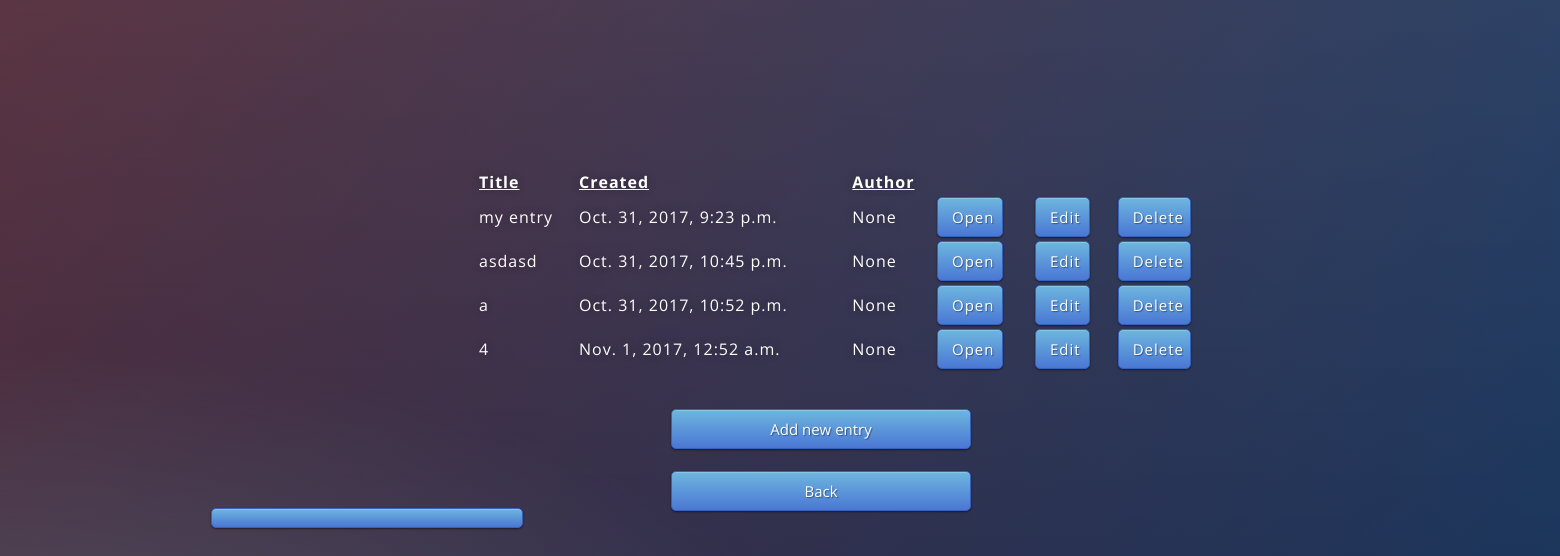
Before: /notebook/1/ (signed in) with the older database file.
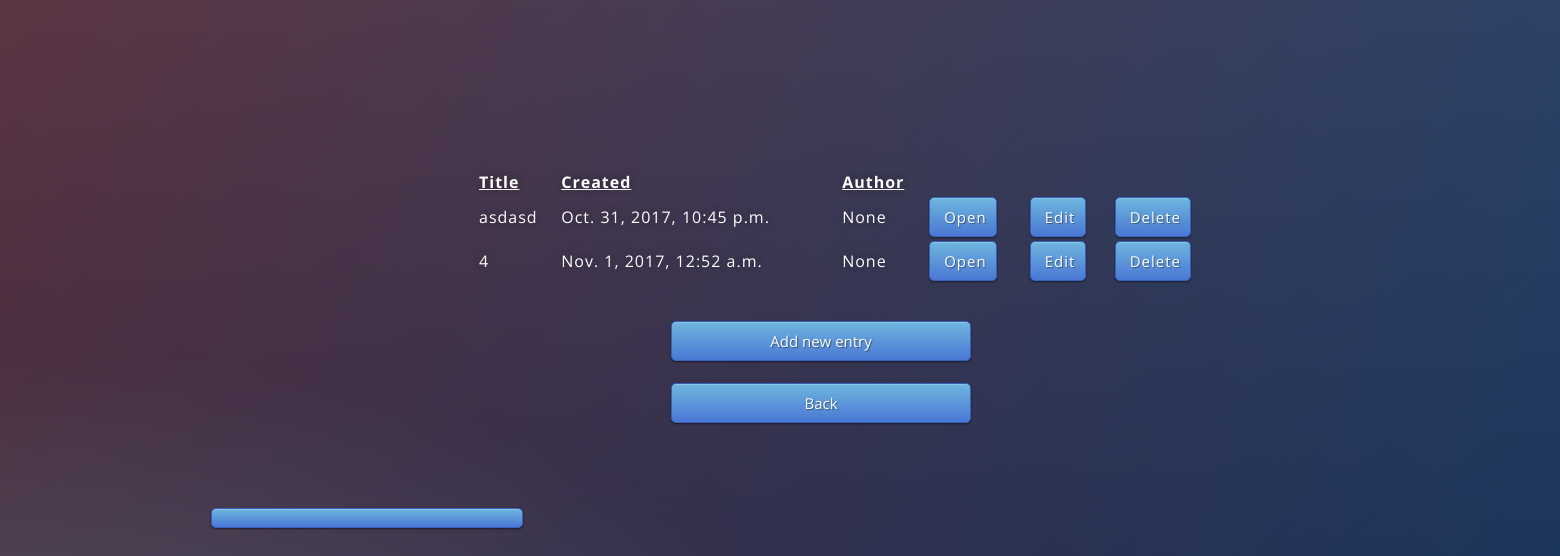
After: the same page with the newer database file.
### notebook/models.py (models this page shows, shortened)
class Note(models.Model):
    title = models.CharField(max_length=20)
    text = models.CharField(max_length=120)
    created = models.DateTimeField(auto_now_add=True)
    author = models.ForeignKey(User, null=True, blank=True)
    notebook = models.ForeignKey(Notebook, on_delete=models.CASCADE)

### notebook/views.py (the view)
# urls.py: url(r'^(?P<pk>[0-9]+)/$', login_required(views.NoteView.as_view()), name='all-notes'),
class NoteView(generic.ListView):
    template_name = 'notebook/note.html'
    context_object_name = 'notes'
    def get_queryset(self):
        notebook = get_object_or_404(Notebook, pk=self.kwargs['pk'])
        return Note.objects.filter(notebook__exact=notebook)

### notebook/templates/notebook/note.html (shortened to what this page needs)
<div class="note">
   {% if notes %}
   <p>
<table style="width:50%">
  <tr>
    <th><u>Title</u></th>
    <th><u>Created</u></th>
    <th><u>Author</u></th>
    <th></th>
    <th></th>
    <th></th>
  </tr>
  {% for note in notes %}
  <tr>
    <td>{{note.title}}</td>
    <td>{{note.created}}</td>
    <td>{{note.author}}</td>
    <td><a href="{% url 'notebook:detail-note' note.notebook.id note.id %}" style="text-decoration:none" style="display: inline" class="btn btn-primary btn-block btn-large">Open</button></td>
    <td><a href="{% url 'notebook:edit' note.notebook.id note.id %}" style="text-decoration:none" style="display: inline" class="btn btn-primary btn-block btn-large">Edit</button></td>
    <td><a href="{% url 'notebook:delete' note.notebook.id note.id %}" style="text-decoration:none" style="display: inline" class="btn btn-primary btn-block btn-large">Delete</button></td>
  </tr>
  {% endfor %}
</table>
</p>
{% else %}
<h3>No notes are available</h3>
{% endif %}
<br/>
<a href="add-note/" style="text-decoration:none" button type="submit" class="btn btn-primary btn-block2 btn-large">Add new entry</button></a>
<br/>
<a href="{% url 'notebook:home'  %}" style="text-decoration:none" style="display: inline" button type="submit" class="btn btn-primary btn-block2 btn-large">Back</button>
<br />
</div>

### notebook/templates/notebook/note.html (style rules this page uses)
.btn { display: inline-block; *display: inline; *zoom: 1; padding: 4px 10px 4px; margin-bottom: 0; font-size: 13px; line-height: 18px; color: #333333; text-align: center;text-shadow: 0 1px 1px rgba(255, 255, 255, 0.75); vertical-align: middle; background-color: #f5f5f5; background-image: -moz-linear-gradient(top, #ffffff, #e6e6e6); background-image: -ms-linear-gradient(top, #ffffff, #e6e6e6); background-image: -webkit-gradient(linear, 0 0, 0 100%, from(#ffffff), to(#e6e6e6)); background-image: -webkit-linear-gradient(top, #ffffff, #e6e6e6); background-image: -o-linear-gradient(top, #ffffff, #e6e6e6); background-image: linear-gradient(top, #ffffff, #e6e6e6); background-repeat: repeat-x; filter: progid:dximagetransform.microsoft.gradient(startColorstr=#ffffff, endColorstr=#e6e6e6, GradientType=0); border-color: #e6e6e6 #e6e6e6 #e6e6e6; border-color: rgba(0, 0, 0, 0.1) rgba(0, 0, 0, 0.1) rgba(0, 0, 0, 0.25); border: 1px solid #e6e6e6; -webkit-border-radius: 4px; -moz-border-radius: 4px; border-radius: 4px; -webkit-box-shadow: inset 0 1px 0 rgba(255, 255, 255, 0.2), 0 1px 2px rgba(0, 0, 0, 0.05); -moz-box-shadow: inset 0 1px 0 rgba(255, 255, 255, 0.2), 0 1px 2px rgba(0, 0, 0, 0.05); box-shadow: inset 0 1px 0 rgba(255, 255, 255, 0.2), 0 1px 2px rgba(0, 0, 0, 0.05); cursor: pointer; *margin-left: .3em; }
.btn-large { padding: 9px 14px; font-size: 15px; line-height: normal; -webkit-border-radius: 5px; -moz-border-radius: 5px; border-radius: 5px; }
.btn-primary, .btn-primary:hover { text-shadow: 0 -1px 0 rgba(0, 0, 0, 0.25); color: #ffffff; }
.btn-primary { background-color: #4a77d4; background-image: -moz-linear-gradient(top, #6eb6de, #4a77d4); background-image: -ms-linear-gradient(top, #6eb6de, #4a77d4); background-image: -webkit-gradient(linear, 0 0, 0 100%, from(#6eb6de), to(#4a77d4)); background-image: -webkit-linear-gradient(top, #6eb6de, #4a77d4); background-image: -o-linear-gradient(top, #6eb6de, #4a77d4); background-image: linear-gradient(top, #6eb6de, #4a77d4); background-repeat: repeat-x; filter: progid:dximagetransform.microsoft.gradient(startColorstr=#6eb6de, endColorstr=#4a77d4, GradientType=0); border: 1px solid #3762bc; text-shadow: 1px 1px 1px rgba(0,0,0,0.4); box-shadow: inset 0 1px 0 rgba(255, 255, 255, 0.2), 0 1px 2px rgba(0, 0, 0, 0.5); }
.btn-block2 { width: 20%; display:block;position: relative; left: 13%; }
.btn-block { width: 70%; height: 10%;display:inline-block; }
th { text-align: left; color: #FFF; }
tr { text-align: left; color: #FFF; }
* { -webkit-box-sizing:border-box; -moz-box-sizing:border-box; -ms-box-sizing:border-box; -o-box-sizing:border-box; box-sizing:border-box; }
.note { position: relative; top:20%; left:30%; width:1500px; height:500px; }
.note p { color: #fff; text-shadow: 0 0 10px rgba(0,0,0,0.3); letter-spacing:1px; text-align:center; font-size: 15px }

Changed rows visible on the page:
removed Note: title "my entry", created "Oct. 31, 2017, 9:23 p.m.", author "None"
removed Note: title "a", created "Oct. 31, 2017, 10:52 p.m.", author "None"
